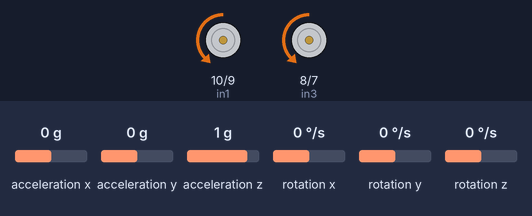
A sketch run on a simulated Arduino Uno, built with avr-gcc and run on an emulated ATmega328P. On the bench: motor-driver pin pairs drawn as motors (green arrow = first pin HIGH = forward, orange = second pin HIGH = backward, longer = more drive, scaled by the enable pin). Inputs (shaded band) come from the test bench; at power-on: rotation z 0 °/s, acceleration x 0 g, acceleration y 0 g, acceleration z 1 g, rotation x 0 °/s, rotation y 0 °/s. What the sketch prints to the serial monitor is not drawn.

Above: at 16.1 s.
16.2 s: rotation z set to -192 °/s
At 17.9 s:
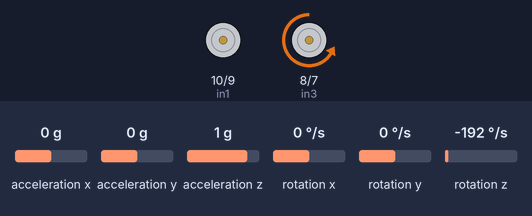
19.2 s: rotation z set to 100 °/s
At 21.2 s:
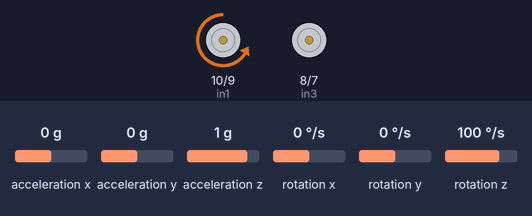
22.2 s: rotation z set to -100 °/s
25.2 s: rotation z set to 192 °/s
At 27.1 s:
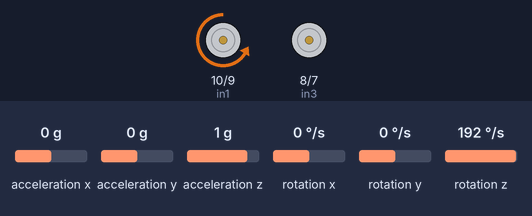
27.9 s: rotation z set to 0 °/s
At 30.1 s:
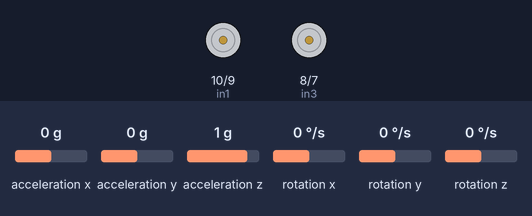
Timing chart, 0 to 31.8 s (numbered marks = the images above; inputs shaded):
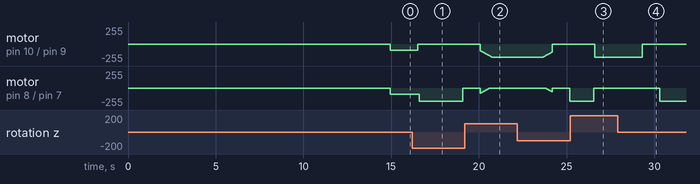

Measured:
- after the input at 16.2 s, motor on pin 10 (in1) / pin 9 (in2): backward 90/255 → stopped after 0.32 s instead of 2.9 s; motor on pin 8 (in3) / pin 7 (in4): backward 90/255 → backward 200/255 after 0.40 s, → stopped 2.5 s later
- after the input at 19.2 s, motor on pin 10 (in1) / pin 9 (in2): moves from stopped to backward 200/255 over 0.69 s, starting after 0.88 s
- after the input at 25.2 s, motor on pin 10 (in1) / pin 9 (in2): stopped → backward 200/255 after 1.4 s; motor on pin 8 (in3) / pin 7 (in4): backward 200/255 → stopped after 1.3 s
- after the input at 27.9 s, motor on pin 10 (in1) / pin 9 (in2): goes on until 29.3 s, then stays stopped; motor on pin 8 (in3) / pin 7 (in4): stopped → backward 200/255 after 2.4 s

The sketch:

RectangleCar.221409.1576277392.5438.ino
```cpp
#include "I2Cdev.h"
#include "MPU6050.h"

#if I2CDEV_IMPLEMENTATION == I2CDEV_ARDUINO_WIRE
    #include "Wire.h"
#endif

MPU6050 accelgyro;

int16_t ax, ay, az;
int16_t gx, gy, gz;
double theta;
double angle;
int16_t dt;
unsigned long t1,t2;
//boolean first = true;
double offset;

//dc motor_left
int enA = 11;
int in1 = 10;
int in2 = 9;
//dc motor_right
int in3 = 8;
int in4 = 7;
int enB = 6;
//motor speed
int motorSpeed1 = 0; //left
int motorSpeed2 = 0; //right
int speed1=0;

int targetAngle;
int count;

void setup() {
    Serial.begin(38400);

    //gyroscope
    // join I2C bus (I2Cdev library doesn't do this automatically)
    #if I2CDEV_IMPLEMENTATION == I2CDEV_ARDUINO_WIRE
        Wire.begin();
    #elif I2CDEV_IMPLEMENTATION == I2CDEV_BUILTIN_FASTWIRE
        Fastwire::setup(400, true);
    #endif

    // initialize device
    Serial.println("Initializing I2C devices...");
    accelgyro.initialize();
    // verify connection
    Serial.println("Testing device connections...");
    Serial.println(accelgyro.testConnection() ? "MPU6050 connection successful" : "MPU6050 connection failed");

    offset =0.0;
    for (int i=0; i<1000; i++){
      accelgyro.getMotion6(&ax, &ay, &az, &gx, &gy, &gz);
      offset = offset + gz;
      delay(10);
    }
    offset  = offset / 1000.0;

    //motor
    pinMode(enA, OUTPUT);
    pinMode(in1, OUTPUT);
    pinMode(in2, OUTPUT);
    pinMode(in3, OUTPUT);
    pinMode(in4, OUTPUT);
    pinMode(enB, OUTPUT);

    digitalWrite(enA, LOW);
    digitalWrite(enB, LOW);
    digitalWrite(in1, LOW);
    digitalWrite(in2, LOW);
    digitalWrite(in3, LOW);
    digitalWrite(in4, LOW);

    delay(1000);
    digitalWrite(enA, HIGH);
    digitalWrite(enB, HIGH);

    speed1=90;
    theta=0;
    targetAngle=0;
    count=0;
}

void loop() {
    // read raw accel/gyro measurements from device
    accelgyro.getMotion6(&ax, &ay, &az, &gx, &gy, &gz);

    theta = theta + (((double)gz-offset)/32678.0)*360.0*dt/1000.0;
    //Serial.println(theta);
    t2 = millis();
    dt = t2-t1;
    t1 = millis();

    angle=theta;

    //Serial.println(angle);
    //Serial.println(targetAngle-angle);
    //delay(20);

    if(accelgyro.testConnection()==true) {
      motorSpeed1=speed1-(targetAngle-angle);
      motorSpeed2=speed1+(targetAngle-angle);

      motorSpeed1=clamp(motorSpeed1, 0, 200);
      motorSpeed2=clamp(motorSpeed2, 0, 200);
//      Serial.print(motorSpeed1);
//      Serial.print("   ");
//      Serial.println(motorSpeed2);

      digitalWrite(in1, LOW);
      digitalWrite(in2, HIGH);
      digitalWrite(in3, LOW);
      digitalWrite(in4, HIGH);
      analogWrite(enA, motorSpeed1);
      analogWrite(enB, motorSpeed2);

//      if(targetAngle-angle<1.0 && targetAngle-angle>-1.0) {
//        count++;
//        Serial.print("Count: ");
//        Serial.println(count);
//      }

      count++;
      if(count>=1000) {
        count=0;
        brake();
        delay(1000);
        theta=0;
        targetAngle=135; //use 135 because the Accerelometer doesn't do an accurate 90degree turn
      }
    } else {
      brake();
    }
}

void brake() {
  digitalWrite(in1, LOW);
  digitalWrite(in2, LOW);
  digitalWrite(in3, LOW);
  digitalWrite(in4, LOW);
}
int clamp(int val, int min, int max) {
  if(val<=min) {
    return val=min;
  } else if(val>=max) {
    return val=max;
  } else {
    return val;
  }
}
```
